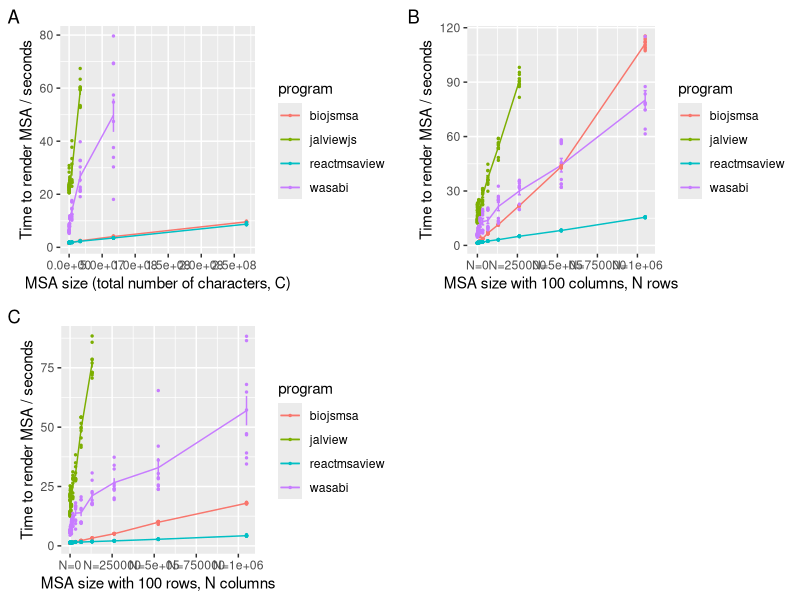

Generate this figure with R:
library(ggplot2)
library(gridExtra)
library(scales)


df <- read.table("varyXY.tsv", header = TRUE)
df$size <- df$size * df$size
p1 <- ggplot(df, aes(x = size, y = time, color = program)) +
  labs(tag = "A") +
  geom_line(stat = "summary") +
  geom_errorbar(width = 0.2, stat = "summary") +
  geom_jitter(size = 0.5, position = position_jitter(width = 0.1, seed = 42)) +
  scale_x_continuous(breaks = scales::pretty_breaks(n = 10)) +
  ylab("Time to render MSA / seconds") +
  xlab("MSA size (total number of characters, C)")


df <- read.table("varyX.tsv", header = TRUE)
p2 <- ggplot(df, aes(x = x_size, y = time, color = program)) +
  labs(tag = "B") +
  geom_line(stat = "summary") +
  geom_errorbar(stat = "summary", aes(width = 20000)) +
  geom_jitter(size = 0.5, position = position_jitter(width = 0.1, seed = 42)) +
  scale_x_continuous(
    labels = function(x) paste0("N=", x)
  ) +
  ylab("Time to render MSA / seconds") +
  xlab("MSA size with 100 columns, N rows")



df <- read.table("varyY.tsv", header = TRUE)
p3 <- ggplot(df, aes(x = y_size, y = time, color = program)) +
  labs(tag = "C") +
  geom_line(stat = "summary") +
  geom_errorbar(width = 0.2, stat = "summary") +
  geom_jitter(size = 0.5, position = position_jitter(width = 0.1, seed = 42)) +
  scale_x_continuous(
    labels = function(x) paste0("N=", x)
  ) +
  ylab("Time to render MSA / seconds") +
  xlab("MSA size with 100 rows, N columns")

res <- grid.arrange(p1, p2, p3, nrow = 2)
ggsave("img/all.png", res, width = 14, height = 9)
